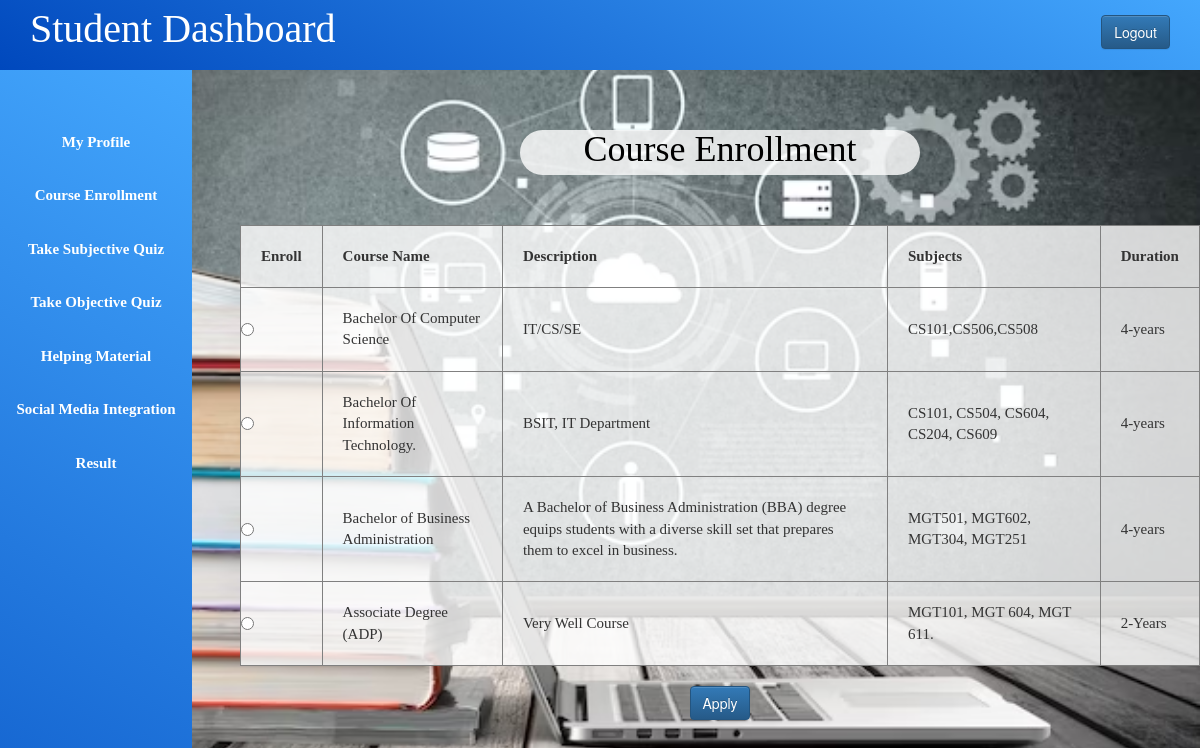
Screenshot of /course_enrollment.php (signed in) with the database file from the repository.
### tables this page shows
CREATE TABLE IF NOT EXISTS `courses` (
  `id` int NOT NULL AUTO_INCREMENT,
  `name` varchar(60) DEFAULT NULL,
  `description` text,
  `subjects` varchar(120) DEFAULT NULL,
  `duration` varchar(30) DEFAULT NULL,
  PRIMARY KEY (`id`)
);

### course_enrollment.php (the view, shortened to what this page needs)
<?php
$host="localhost";
$user="root";
$password="";
$db="lms";
$data=mysqli_connect($host,$user,$password,$db);
$sql="SELECT * FROM courses ";
$result=mysqli_query($data,$sql);
?>
<!DOCTYPE html>
<html>
<head>
	<?php
	include 'admin_css.php';
	?>
</head>
<body>
	<?php
	include 'student_sidebar.php';
	?>
	<div class="content">
		<form action="" method="POST">
		<center>
		<h1 class="dec">Course Enrollment</h1>
		<br><br>
		<table style="background-color: rgba(255, 255, 255, 0.8); /* Semi-transparent white background */" border="1px">
			<tr>
				<th class="table_th">Enroll</th>
				<th class="table_th">Course Name</th>
				<th class="table_th">Description</th>
				<th class="table_th">Subjects</th>
				<th class="table_th">Duration</th>
			</tr>
			<?php
			while($info=$result->fetch_assoc())
			{
			?>
			<tr>
				<td>
					<input type="radio" id="enroll" name="course_id" value="<?php echo "{$info['id']}"; ?>">
			</td>
				<td class="table_td">
					<?php echo "{$info['name']}"; ?>
				</td>
				<td class="table_td">
					<?php echo "{$info['description']}"; ?>
				</td>
				<td class="table_td">
					<?php echo "{$info['subjects']}"; ?>
				</td>
				<td class="table_td">
					<?php echo "{$info['duration']}"; ?>
				</td>
			</tr>
			<?php
			}
			?>
		</table> <br>
		<input class="btn btn-primary" id="sumit" type="submit" value="Apply" name="apply">
		</center>
	</form>
	</div>
</body>
</html>

### admin.css (style rules this page uses)
* { margin: 0px; padding: 0px; }
.content { margin-left: 20%; margin-top: 5%; }

### course_enrollment.php (style rules this page uses)
body { background-image: url('studentbackground.jpg'); background-repeat: no-repeat; background-position: center; background-size: cover; width: 100%; height: 641px; margin: 0; }
.dec { style="font-family: verdana; text-shadow: 5px 5px 10px #aaa; font-family: cursive !important; color: black; background-color: rgba(255, 255, 255, 0.8); width: 400px; border-radius: 25px; padding-bottom: 5px;" }
.table_th { padding: 20px; font-size: 15px; font-family: verdana; }
.table_td { font-family: cursive !important; padding: 20px; font-size: 15px; }

### rows the page displays
courses: name "Bachelor Of Computer Science", description "IT/CS/SE", subjects "CS101,CS506,CS508", duration "4-years"
courses: name "Bachelor Of Information Technology.", description "BSIT, IT Department", subjects "CS101, CS504, CS604, CS204, CS609", duration "4-years"
courses: name "Bachelor of Business Administration", description "A Bachelor of Business Administration (BBA) degree equips students with a diverse skill set that prepares them to excel in business.", subjects "MGT501, MGT602, MGT304, MGT251", duration "4-years"
courses: name "Associate Degree (ADP)", description "Very Well Course", subjects "MGT101, MGT 604, MGT 611.", duration "2-Years"
